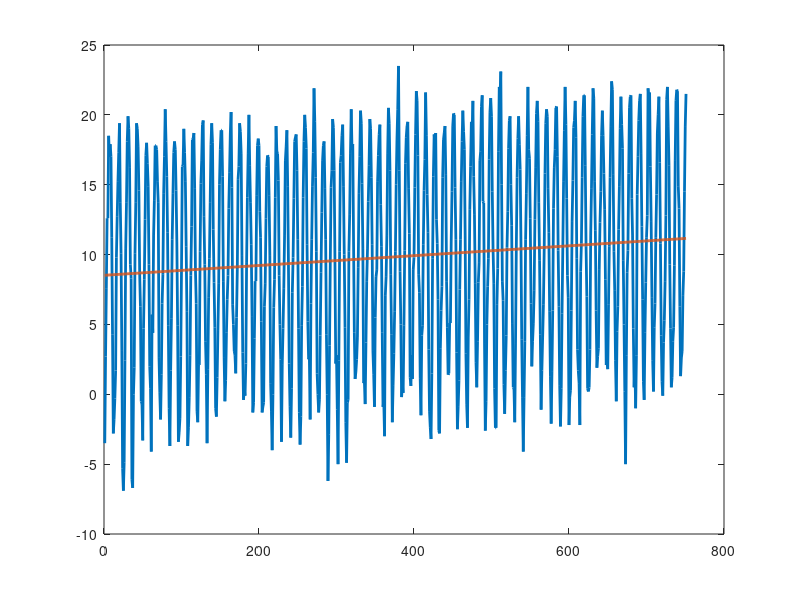

The MATLAB script that drew this image:
l = dlmread('temperature.dat', ',');
l = l';

l = l(1:end-1);
A = zeros(length(l), 2);

A(:,1) = 1;
A(:,2) = 0 : 1 : length(l)-1;

x_hat = inv(A'*A) * A' * l

time_vec = A(:,2);
x = time_vec;
k = x_hat(2)
d = x_hat(1)
y = k*x + d;

figure;
plot([l, y], 'LineWidth', 2); hold on;
%plot(y);